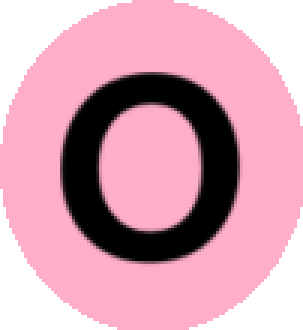
#> input picture img/O.png, 101 x 110 px, found by its file name (shown 3 times larger)
$ python makeimageround.py
#> lines starting #> are read from the running program, lines starting #| are printed output that depends on the picture; after the words box and inside, x2 and y2 are one past the last pixel; in counts of white or black regions, pixels touching at a corner belong together
# Import libraries
import numpy as np
from PIL import Image, ImageDraw
# create the rounded image


def imgRoundFunc(imgName):
#> called with imgName = 'O'
    img = Image.open(f'img\{imgName}.png').convert("RGB")  # convert to RGB
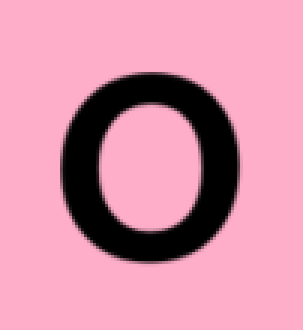
#> img: PIL image 101x110 RGB (shown 3 times larger); mean R, G, B 212.8, 145.2, 167.7
    arrImg = np.array(img)  # convert to numpy array
    alph = Image.new('L', img.size, 0)  # create a new image with alpha channel
#> alph: PIL image 101x110 L; every value is 0
    draw = ImageDraw.Draw(alph)  # create a draw object
    draw.pieslice([0, 0, img.size[0], img.size[1]],
                  0, 360, fill=255)  # create a circle
    arAlpha = np.array(alph)  # conver to numpy array
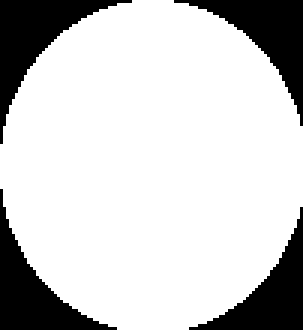
#> arAlpha: shape (110, 101) (shown 3 times larger); 79.6% white; 4 black regions, box (x1, y1, x2, y2) and area: (0, 0, 44, 48) 611, (0, 63, 39, 110) 567, (58, 0, 101, 42) 563, (63, 69, 101, 110) 520
    arrImg = np.dstack((arrImg, arAlpha))  # add alpha channel to the image
#> arrImg is the input picture: shape (110, 101, 4); mean R, G, B, A 212.8, 145.2, 167.7, 203.1
    # save the resultant image
    Image.fromarray(arrImg).save(f'{imgName}.png')


# driver
if __name__ == "__main__":
    imgName = "O"
    imgRoundFunc(imgName)
